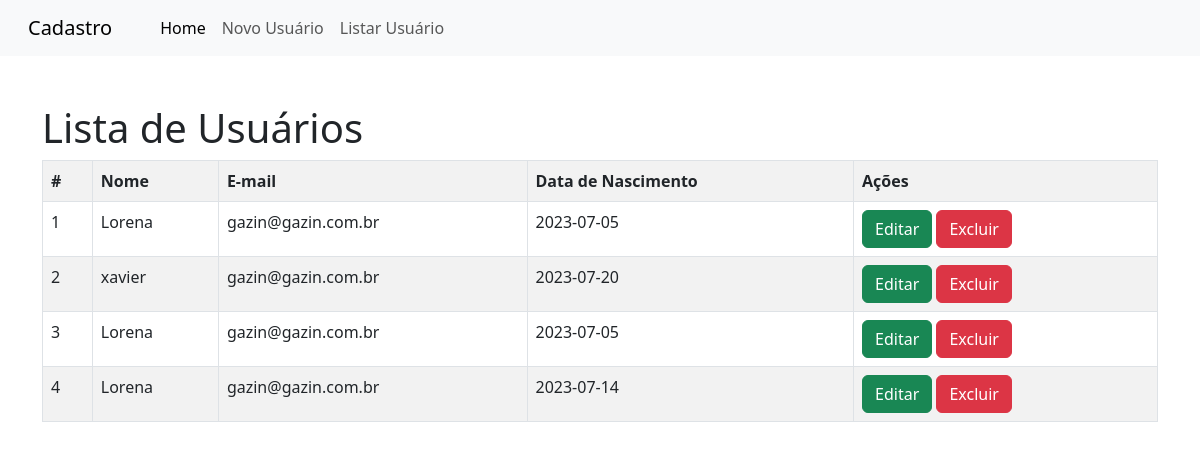
Page /?page=listar on the committed database.
### tables this page shows
CREATE TABLE `usuarios` (
  `id` int(11) NOT NULL,
  `nome` varchar(100) NOT NULL,
  `email` varchar(255) NOT NULL,
  `senha` varchar(255) NOT NULL,
  `data_nasc` date NOT NULL
);

### listar-usuario.php (the view)
<h1>Lista de Usuários</h1>
<?php
$sql = "SELECT * FROM usuarios";
$res = $conn->query($sql);
$qtd = $res->num_rows;
if ($qtd > 0) {
    print "<table class='table table-hover table-striped table-bordered'>";
        print "<tr>";
        print "<th>#</th>";
        print "<th>Nome</th>";
        print "<th>E-mail</th>";
        print "<th>Data de Nascimento</th>";
        print "<th>Ações</th>";
        print "</tr>";
    while ($row = $res->fetch_object()) {
        print "<tr>";
        print "<td>" . $row->id . "</td>";
        print "<td>" . $row->nome . "</td>";
        print "<td>" . $row->email . "</td>";
        print "<td>" . $row->data_nasc . "</td>";
        print "<td>
                <button onclick=\"location.href='?page=editar&id=".$row->id."';\" class='btn btn-success'>Editar</button>
                <button onclick=\"if(confirm('Tem certeza que deseja excluir?')){location.href='?page=salvar&action=excluir&id=".$row->id."';}else{false;}\"
                    class='btn btn-danger'>Excluir</button>
               </td>";
        print "</tr>";
    }
    print "</table>";
}else{
    print "<p class='alert alert-danger'>Não encontrou resultados!</P>";
}
?>

### index.php (shortened to what this page needs)
<!doctype html>
<html lang="pt-BR">
<head>
    <link rel="stylesheet" href="css/bootstrap.rtl.min.css">
</head>
<body>
    <nav class="navbar navbar-expand-lg bg-body-tertiary">
        <div class="container-fluid">
            <a class="navbar-brand" href="index.php">Cadastro</a>
            <div class="collapse navbar-collapse" id="navbarNav">
                <ul class="navbar-nav">
                    <li class="nav-item">
                        <a class="nav-link active" aria-current="page" href="index.php">Home</a>
                    </li>
                    <li class="nav-item">
                        <a class="nav-link" href="?page=novo">Novo Usuário</a>
                    </li>
                    <li class="nav-item">
                        <a class="nav-link" href="?page=listar">Listar Usuário</a>
                    </li>
                </ul>
            </div>
        </div>
    </nav>
    <div class="container">
        <div class="row">
            <div class="col mt-5">
                <?php
                include("config.php");
                switch (@$_REQUEST["page"]) {
                    case "listar":
                        include("listar-usuario.php");
                        break;
                }
                ?>
            </div>
        </div>
    </div>
</body>
</html>

### rows in the picture
usuarios: id "1", nome "Lorena", email "gazin@gazin.com.br", data_nasc "2023-07-05"
usuarios: id "2", nome "xavier", email "gazin@gazin.com.br", data_nasc "2023-07-20"
usuarios: id "3", nome "Lorena", email "gazin@gazin.com.br", data_nasc "2023-07-05"
usuarios: id "4", nome "Lorena", email "gazin@gazin.com.br", data_nasc "2023-07-14"
